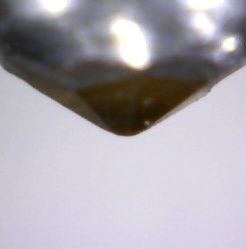
#> input picture dataset/zoom_needle/b_needle_1.jpg, 246 x 249 px
$ jupyter execute filter_roberts.ipynb
#> lines starting #> are read from the running program, lines starting #| are printed output that depends on the picture
# Перекрёстный оператор Робертса

**Перекрёстный оператор Робертса** — Также известный как алгоритм перекрестного дифференциала, это алгоритм градиента, основанный на перекрестном дифференциале, который обнаруживает линии кромок посредством вычисления локального дифференциала. Его часто используют для обработки высоко-качественных изображений с низким уровнем шума, когда край изображения близок к
+-45 градусов, эффект обработки этого алгоритма более идеален. Недостатком является то, что расположение кромки неточное, а извлеченная линия кромки толстая.

### Описание работы метода

Работа перекрестного оператора Робертса может быть выполнено сверткой изображения с двумя ядрами:

Иными словами, величина перепада ${\displaystyle G}$ получаемого изображения вычисляется из исходных значений параметра ${\displaystyle Y}$ в дискретных точках растра с координатами ${\displaystyle (x,y)}$ по правилу:

То есть в методе Робертса используется суммарный вектор из двух диагональных векторов перепада. И в операторе Робертса используется модуль этого суммарного вектора, который показывает наибольшую величину перепада между четырьмя охваченными точками. А направление этого вектора соответствует направлению наибольшего перепада между точками (в статье он не описан, но тоже находит применение в анализе картины двумерного распределения параметра ${\displaystyle Y}$).

[cell 1]
import cv2 as cv
from matplotlib import pyplot as plt
import numpy as np
import math

Ниже представлена реализация перекрестного оператора Робертса на языке python с использованием библиотеки openCV

[cell 2]
def filter_prewitt(img):
    """
    Функция реализует работу оператора Приютти и возвращает изображение с выделенными границами иглы

    img - исходное изображение;
    """
    x = np.array([[1,0],[0,-1]])
    y = np.array([[0,1],[-1,0]])

    img_prewitt_x = cv.filter2D(img, -1, x)
    img_prewitt_y = cv.filter2D(img, -1, y)

    img_prewitt = img_prewitt_x + img_prewitt_y

    return img_prewitt

[cell 3]
def draw_borders(img):
    """
    Функция для отрисовки исходной картинки и границ иглы при помощи фильтра Кэнни

    img - исходная картинка
    """
    img_filter = filter_prewitt(img)
    plt.figure(figsize=(13, 13))
    plt.subplot(121), plt.imshow(img, cmap='gray')
    plt.title('Черно-белая картинка')
    plt.subplot(122), plt.imshow(img_filter, cmap='gray')
    plt.title('Границы алмазной иглы')
    plt.show()

### Пример 1

Алмазная игла, где кончик иглы четко разлечим

[cell 4]
img_1 = cv.imread('..//dataset/zoom_needle/b_needle_1.jpg', cv.IMREAD_GRAYSCALE)
#> img_1: shape (249, 246); min 21, max 255, mean 169.2

[cell 5]
draw_borders(img_1)

#### Повышение контрастности ЧБ изображения
Попробуем улучшить результат работы фильтра, изменяя контрастность черно-белой картинки

[cell 6]
def calc_gray_hist(img):
    """
    Функция для расчёта гистограммы распределения серого на картинке

    img - исходная картинка
    """
    height, weight = img.shape[:2]
    grayHist = np.zeros([256], np.uint64)
    for i in range(height):
        for j in range(weight):
            grayHist[img[i][j]] += 1
    return grayHist

[cell 7]
def gray_hist(img):
    """
    Функция для отрисовки гистограммы распределения серого на картинке

    img - исходная картинка
    """
    height, weight = img.shape[:2]
    pixelSequence = img.reshape([height * weight, ])
    numberBins = 256
    histogram, bins, patch = plt.hist(pixelSequence, numberBins,
                                      facecolor='black', histtype='bar')
    plt.xlabel("gray label")
    plt.ylabel("number of pixels")
    plt.axis([0, 255, 0, np.max(histogram)])
    plt.show()

**1. Cпособ улучшения картинки**

***Нормализация гистограммы***

которая представляет собой метод линейного преобразования, который автоматически выбирает значения a и b, где

$a = \frac{O_{max}-O_{min}}{I_{max}-I_{min}},b=O_{min}-\frac{O_{max}-O_{min}}{I_{max}-I_{min}}*I_{min}$,

где
- $O_{max},O_{min}$ - минимальный уровень серого и максимальный уровень серого, отображаемые в исходном изображении
- $I_{max},I_{min}$- минимальный уровень серого и максимальный уровень серого, заданный самостоятельно

*Замечание:*

Если $a > 1$, коэффициент контрастности выходного изображения увеличивается, если $0 < a < 1$, коэффициент контрастности уменьшается маленький.

Изменение значения $b$ влияет на яркость выходного изображения. При $b > 0$ яркость увеличивается, а при $b < 0$ яркость уменьшается.

[cell 8]
def normaliz_hist(img):
    """
    Функция для нормализации гистограммы распределения серого на картинке

    img - исходная картинка
    """
    i_min, i_max = cv.minMaxLoc(img)[:2]
    o_min, o_max = 0, 255

     # Рассчитать значения a и b
    a = float(o_max - o_min) / (i_max - i_min)
    b = o_min - a * i_min

    out = a * img + b
    out = out.astype(np.uint8)
    return out

**2. Cпособ улучшения картинки**

***Глобальное выравнивание гистограммы***

Реализация выравнивания гистограммы в основном делится на четыре этапа:
1. Рассчитайте гистограмму градаций серого изображения
2. Рассчитать кумулятивную гистограмму серой гистограммы
3. Соотношение между уровнем серого на входе и уровнем серого на выходе
4. Циклически выводить уровень серого каждого пикселя изображения в соответствии с соотношением отображения

Соотношение сопоставления:

$q=\frac{\sum_{k=0}^{p}hist_{I}(k)}{H*W}*256-1$

Где q - выходной пиксель, а p - входной пиксель.

Можно так понять, $\frac{\sum_{k=0}^{p}hist_{I}(k)}{H*W}$

Этот термин эквивалентен гистограмме совокупной вероятности гистограммы градаций серого (в диапазоне от 0 до 1), а затем увеличивает диапазон до 0–255, чтобы получить пиксели выходного изображения.

[cell 9]
def equal_hist(img):
    return cv.equalizeHist(img)

**3. Cпособ улучшения картинки**

***Адаптивная коррекция гистограммы с ограниченным контрастом***

Адаптивное выравнивание гистограммы сначала делит изображение на непересекающиеся региональные блоки, а затем выполняет выравнивание гистограммы для каждого блока отдельно. Очевидно, что при отсутствии шума гистограмма в градациях серого для каждой небольшой области будет ограничена небольшим диапазоном градаций серого, но при наличии шума после выполнения выравнивания гистограммы для каждого блока разделенной области, Шум будет усиливаться.

Во избежание появления шума предлагается «Ограничение контраста» (Contrast Limiting). Если интервал гистограммы заранее превышает предварительно установленный «предел контраста», он будет обрезан, а затем обрезанная часть будет равномерно распределена между другими Бин, тем самым восстанавливая гистограмму. Далее вводится функция выравнивания адаптивной гистограммы для ограничения контраста, реализованная OpenCV,

[cell 10]
def additive_correct(img):
    new_img = cv.resize(img, None, fx=0.5, fy=0.5)
     # Создать объект CLAHE
    clahe = cv.createCLAHE(clipLimit=2.0, tileGridSize=(8, 8))

     # Адаптивное пороговое выравнивание для ограничения контраста
    dst = clahe.apply(new_img)
    return dst

**1. Нормализация гистограммы серого**

*Пример 1*

[cell 11]
img_1_normaliz = normaliz_hist(img_1)
#> in normaliz_hist, `i_min, i_max = cv.minMaxLoc(img)[:2]`: i_min = 21; i_max = 255
#> in normaliz_hist, `a = float(o_max - o_min) / (i_max - i_min)`: a = 1.09
#> in normaliz_hist, `b = o_min - a * i_min`: b = -22.88
gray_hist(img_1)
#> in gray_hist, `histogram, bins, patch = plt.hist(pixelSequence, numberBins, facecolor..`: histogram = 256 values, max 4191 at index 216, min 0 at index 11, mean 239.3; bins = 257 values from 21 to 255; patch = 256 items
#> in gray_hist, `plt.show()`:
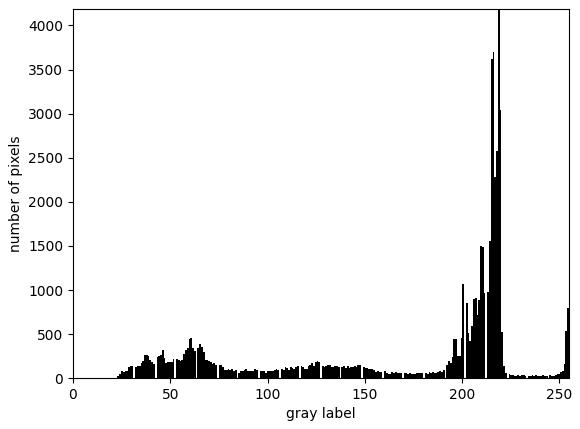
#> figure drawn by matplotlib, 1 panel; tallest bar 4191 high, from x = 218.4 to 219.4
gray_hist(img_1_normaliz)

[cell 12]
draw_borders(img_1_normaliz)

**2. Глобальное выравнивание гистограммы**

*Пример 1*

[cell 13]
img_1_equal = equal_hist(img_1)
#> in equal_hist, `return cv.equalizeHist(img)`:
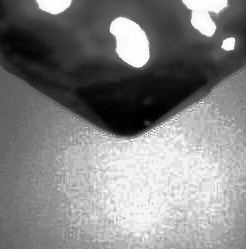
#> returned value: shape (249, 246); min 0, max 255, mean 130.4
gray_hist(img_1)
gray_hist(img_1_equal)

[cell 14]
draw_borders(img_1_equal)

**3. Cпособ улучшения картинки**

*Пример 1*

[cell 15]
img_1_dst = additive_correct(img_1)
#> in additive_correct, `dst = clahe.apply(new_img)`:
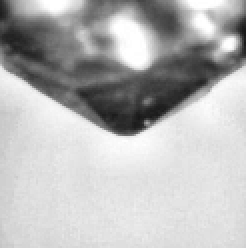
#> dst: shape (124, 123) (shown 2 times larger); min 23, max 255, mean 182.9
gray_hist(img_1)
gray_hist(img_1_dst)

[cell 16]
draw_borders(img_1_dst)

### Пример 2

На фоне имеются другие объекты, цвет кончика иглы и фон находятся в одной цветовой гамме

[cell 17]
img_2 = cv.imread('..//dataset/zoom_needle/b_needle_2.jpg', cv.IMREAD_GRAYSCALE)
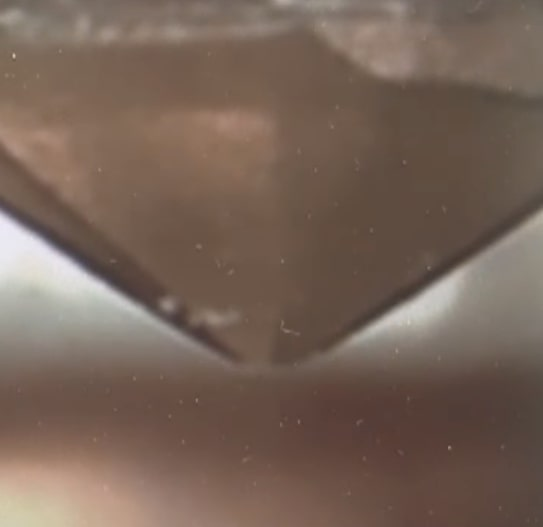
#> input picture dataset/zoom_needle/b_needle_2.jpg, 543 x 527 px
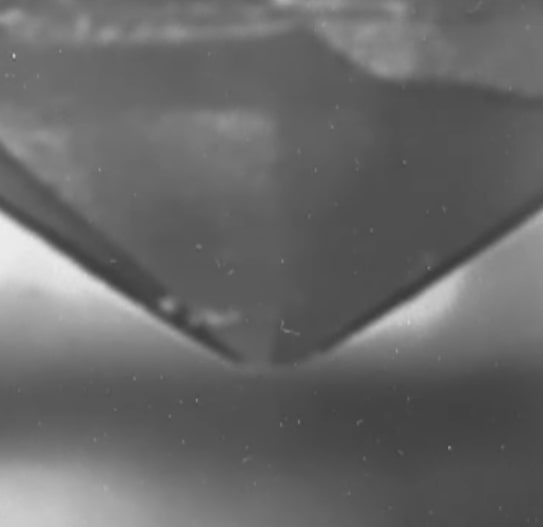
#> img_2: shape (527, 543); min 59, max 236, mean 104.3

[cell 18]
draw_borders(img_2)

**1. Нормализация гистограммы серого**

*Пример 2*

[cell 19]
img_2_normaliz = normaliz_hist(img_2)
#> in normaliz_hist (call 2), `i_min, i_max = cv.minMaxLoc(img)[:2]`: i_min = 59; i_max = 236
#> in normaliz_hist (call 2), `a = float(o_max - o_min) / (i_max - i_min)`: a = 1.44
#> in normaliz_hist (call 2), `b = o_min - a * i_min`: b = -85
#> in normaliz_hist (call 2), `out = a * img + b`:
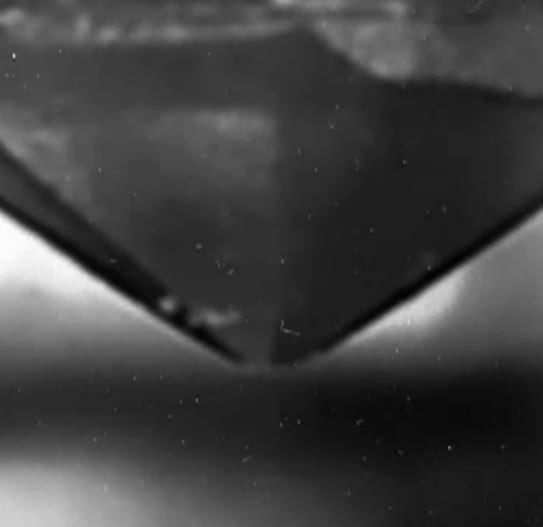
#> out: shape (527, 543) float64; min 0, max 255, mean 65.3
gray_hist(img_2)
#> in gray_hist (call 7), `histogram, bins, patch = plt.hist(pixelSequence, numberBins, facecolor..`: histogram = 256 values, max 10715 at index 30, min 0 at index 3, mean 1117.8; bins = 257 values from 59 to 236
#> in gray_hist (call 7), `plt.show()`:
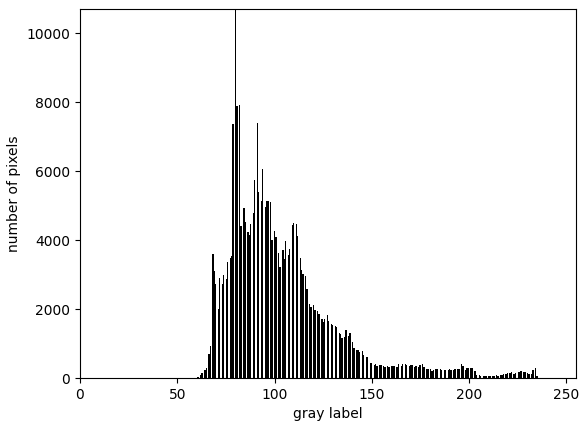
#> figure drawn by matplotlib, 1 panel; tallest bar 10715 high, from x = 79.74 to 80.43
gray_hist(img_2_normaliz)

[cell 20]
draw_borders(img_2_normaliz)
#> in filter_prewitt (call 6), `img_prewitt = img_prewitt_x + img_prewitt_y`:
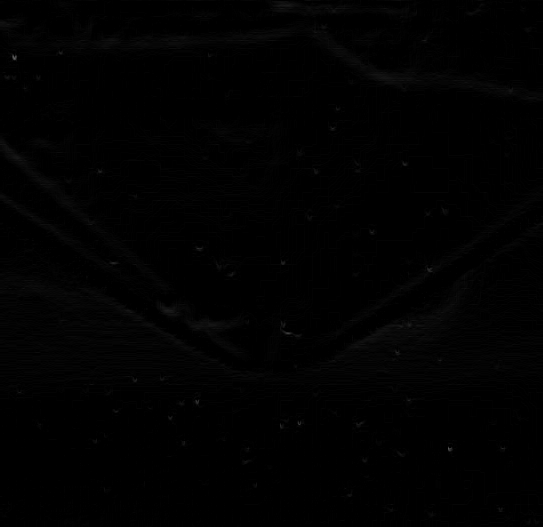
#> img_prewitt: shape (527, 543); min 0, max 96, mean 1.3

**2. Глобальное выравнивание гистограммы**

*Пример 2*

[cell 21]
img_2_equal = equal_hist(img_2)
#> in equal_hist (call 2), `return cv.equalizeHist(img)`:
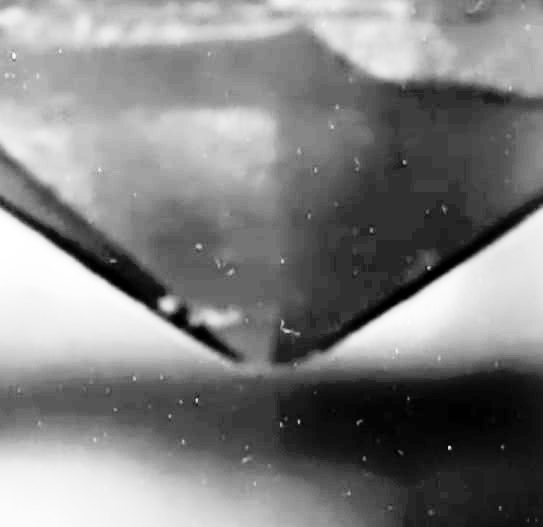
#> returned value: shape (527, 543); min 0, max 255, mean 129.3
gray_hist(img_2)
gray_hist(img_2_equal)
#> in gray_hist (call 10), `histogram, bins, patch = plt.hist(pixelSequence, numberBins, facecolor..`: histogram = 256 values, max 10715 at index 48, min 0 at index 3, mean 1117.8; bins = 257 values from 0 to 255
#> in gray_hist (call 10), `plt.show()`:
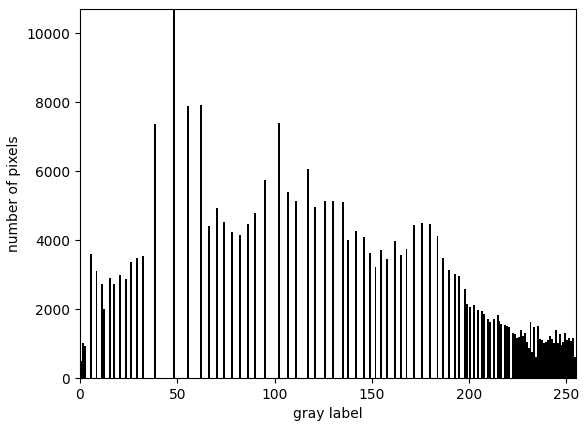
#> figure drawn by matplotlib, 1 panel; tallest bar 10715 high, from x = 47.81 to 48.81

[cell 22]
draw_borders(img_2_equal)

**3. Cпособ улучшения картинки**

*Пример 2*

[cell 23]
img_2_dst = additive_correct(img_2)
gray_hist(img_2)
gray_hist(img_2_dst)
